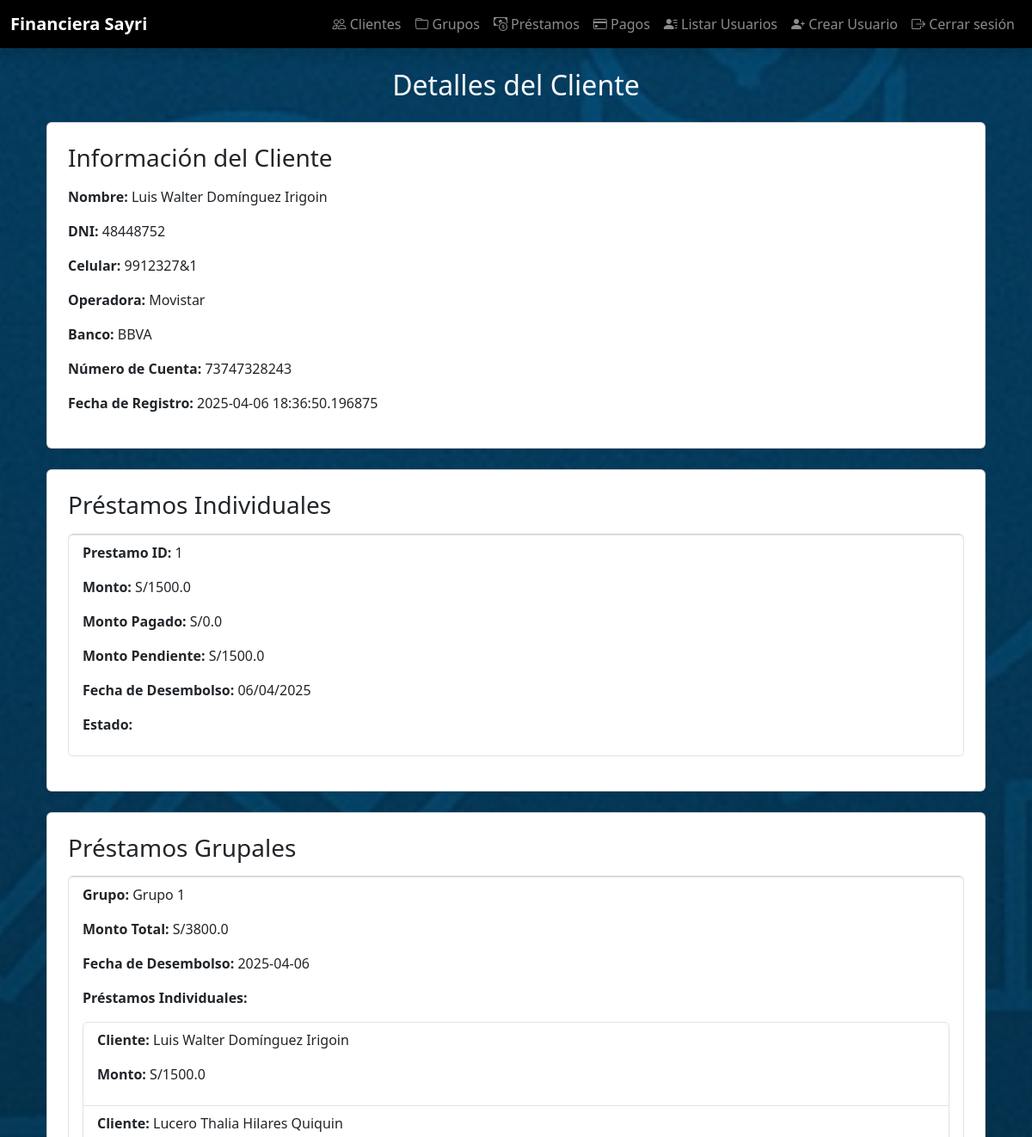
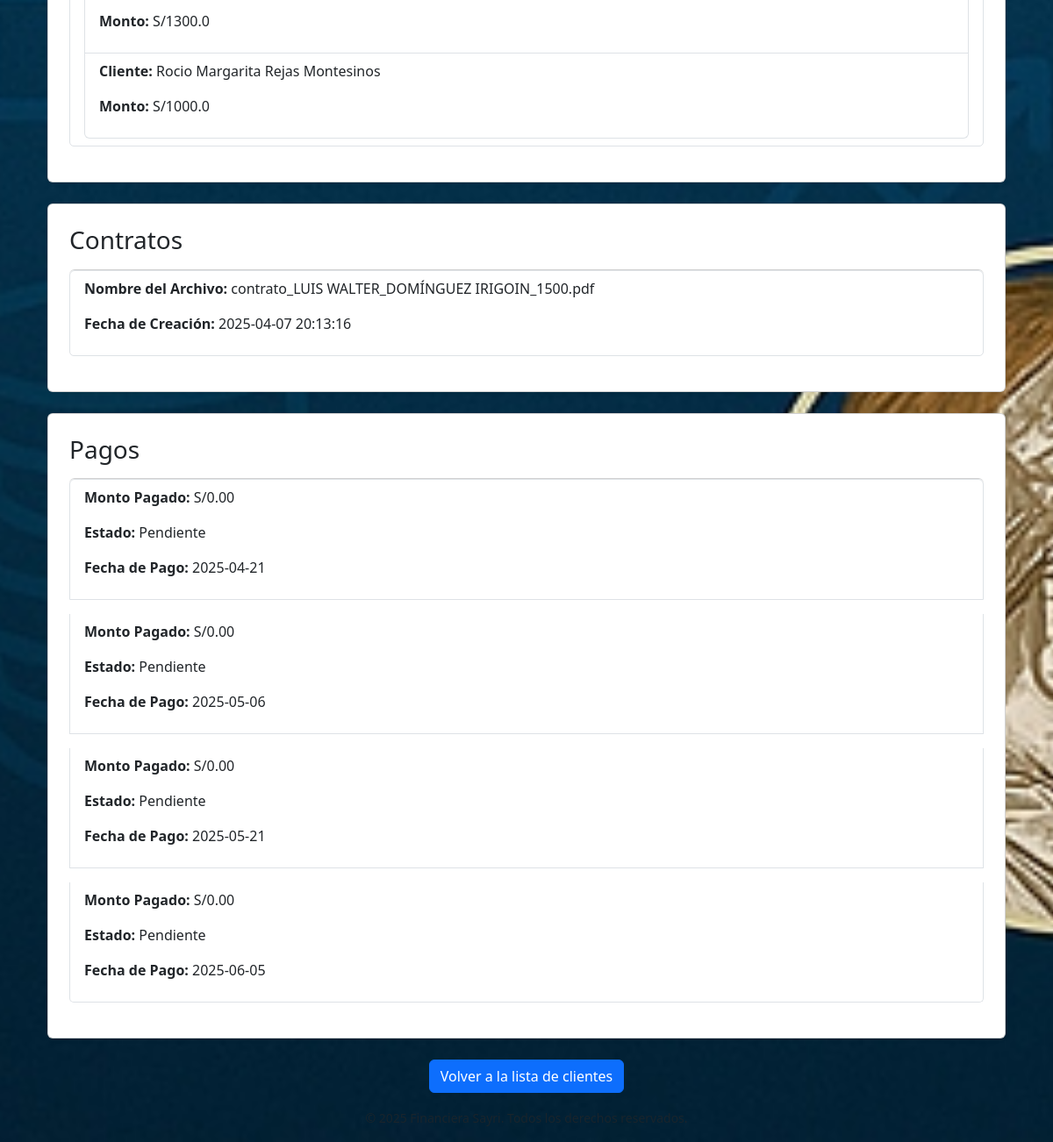
The page /clientes/1 (signed in) on the database its author committed (2 pictures, top to bottom).
### models/cliente.py (models this page shows)
class Cliente(db.Model):
    __tablename__ = 'cliente'
    id = db.Column(db.Integer, primary_key=True)
    nombre = db.Column(db.String(100), nullable=False)
    apellido = db.Column(db.String(100), nullable=False)
    dni = db.Column(db.String(15), unique=True, nullable=False)
    celular = db.Column(db.String(20), nullable=False)
    operadora = db.Column(db.String(50))
    banco = db.Column(db.String(50))
    numero_cuenta = db.Column(db.String(50))
    fecha_registro = db.Column(db.DateTime, default=datetime.utcnow)
    grupo_id = db.Column(db.Integer, db.ForeignKey('grupo.id'), nullable=True)
    prestamos_individuales = db.relationship('PrestamoIndividual', backref='cliente', lazy=True)

### models/prestamo_individual.py (models this page shows)
class PrestamoIndividual(db.Model):
    __tablename__ = 'prestamoindividual'
    id = db.Column(db.Integer, primary_key=True)
    prestamo_grupal_id = db.Column(db.Integer, db.ForeignKey('prestamogrupal.id'), nullable=False)
    cliente_id = db.Column(db.Integer, db.ForeignKey('cliente.id'), nullable=False)
    monto_pagado = db.Column(db.Float, default=0.0)
    monto = db.Column(db.Float, nullable=False)
    pagos = db.relationship('Pago', back_populates='prestamo_individual', cascade='all, delete-orphan', lazy='subquery')  # Considerar 'subquery' si hay muchos pagos
    prestamo_grupal = db.relationship('PrestamoGrupal', back_populates='prestamos_individuales')
    @property
    def monto_pendiente(self):
        if self.monto_pagado is None:
            return self.monto
        return self.monto - self.monto_pagado

### models/prestamo_grupal.py (models this page shows)
class PrestamoGrupal(db.Model):
    __tablename__ = 'prestamogrupal'
    id = db.Column(db.Integer, primary_key=True)
    grupo_id = db.Column(db.Integer, db.ForeignKey('grupo.id'), nullable=False)
    fecha_desembolso = db.Column(db.Date, nullable=False, default=date.today)  # Valor por defecto: hoy
    prestamos_individuales = db.relationship('PrestamoIndividual', back_populates='prestamo_grupal', cascade='all, delete-orphan', lazy='subquery')
    @property
    def monto_total(self):
        return sum(prestamo.monto for prestamo in self.prestamos_individuales) if self.prestamos_individuales else 0.0

### models/grupo.py (models this page shows)
class Grupo(db.Model):
    __tablename__ = 'grupo'
    id = db.Column(db.Integer, primary_key=True)
    nombre = db.Column(db.String(100), nullable=False)
    fecha_creacion = db.Column(db.DateTime, default=datetime.utcnow)
    prestamos_grupales = db.relationship('PrestamoGrupal', backref='grupo', lazy=True)
    clientes = db.relationship('Cliente', backref='grupo', lazy=True)

### models/contrato.py (models this page shows)
class Contrato(db.Model):
    __tablename__ = 'contrato'
    id = db.Column(db.Integer, primary_key=True)
    nombre_archivo = db.Column(db.String(255), nullable=False)
    archivo = db.Column(db.LargeBinary, nullable=False)
    fecha_creacion = db.Column(db.DateTime, default=db.func.current_timestamp())
    cliente_id = db.Column(db.Integer, db.ForeignKey('cliente.id'), nullable=False)
    prestamo_individual_id = db.Column(db.Integer, db.ForeignKey('prestamoindividual.id'), nullable=False)  # Nuevo campo
    cliente = db.relationship('Cliente', backref=db.backref('contratos', lazy=True))
    prestamo_individual = db.relationship('PrestamoIndividual', backref=db.backref('contratos', lazy=True))

### models/pago.py (models this page shows)
class Pago(db.Model):
    __tablename__ = 'pago'
    id = db.Column(db.Integer, primary_key=True)
    cliente_id = db.Column(db.Integer, db.ForeignKey('cliente.id'), nullable=False)
    prestamo_individual_id = db.Column(db.Integer, db.ForeignKey('prestamoindividual.id'), nullable=False)
    monto_pendiente = db.Column(db.Numeric(10, 2), nullable=True)
    monto_pagado = db.Column(db.Numeric(10, 2), nullable=True)
    estado = db.Column(db.String(20), default="Pendiente")
    fecha_pago = db.Column(db.Date, nullable=False)
    cliente = db.relationship('Cliente', backref='pagos')
    prestamo_individual = db.relationship('PrestamoIndividual', back_populates='pagos')

### routes/clientes.py (the view)
@clientes_bp.route('/<int:cliente_id>')
@login_required
def detalle_cliente(cliente_id):
    cliente = Cliente.query.get_or_404(cliente_id)
    prestamos = cliente.prestamos_individuales  # Relación con los préstamos individuales
    contratos = cliente.contratos  # Relación con los contratos
    pagos = cliente.pagos  # Relación con los pagos
    prestamos_grupales = PrestamoGrupal.query.join(PrestamoIndividual).filter(PrestamoIndividual.cliente_id == cliente.id).all()  # Obtener préstamos grupales del cliente
    return render_template('clientes/detalle_cliente.html', cliente=cliente, prestamos=prestamos, contratos=contratos, pagos=pagos, prestamos_grupales=prestamos_grupales)

### app.py (called while the page is built)
def create_app():
    app = Flask(__name__)
    app.config.from_object(Config)
    db.init_app(app)
    Migrate(app, db)
    login_manager = LoginManager()
    login_manager.init_app(app)
    login_manager.login_view = "login.login_view"  # Nombre del blueprint y la ruta de login
    @login_manager.user_loader
    def load_user(user_id):
        return db.session.get(Usuario, int(user_id))  # Asegúrate de que estás obteniendo al usuario de la base de datos
    register_routes(app)
    with app.app_context():
        inicializar_roles()
        crear_admin()  # Crea un usuario admin si no existe
    return app

### templates/clientes/detalle_cliente.html (shortened to what this page needs)
{% extends "base.html" %}
{% block content %}
    <div class="container">
        <h2 class="text-center mb-4">Detalles del Cliente</h2>
        <div class="card p-4 mb-4 shadow-sm">
            <h3 class="mb-3">Información del Cliente</h3>
            <p><strong>Nombre:</strong> {{ cliente.nombre }} {{ cliente.apellido }}</p>
            <p><strong>DNI:</strong> {{ cliente.dni }}</p>
            <p><strong>Celular:</strong> {{ cliente.celular }}</p>
            <p><strong>Operadora:</strong> {{ cliente.operadora }}</p>
            <p><strong>Banco:</strong> {{ cliente.banco }}</p>
            <p><strong>Número de Cuenta:</strong> {{ cliente.numero_cuenta }}</p>
            <p><strong>Fecha de Registro:</strong> {{ cliente.fecha_registro }}</p>
        </div>
        <div class="card p-4 mb-4 shadow-sm">
            <h3 class="mb-3">Préstamos Individuales</h3>
            <ul class="list-group">
                {% for prestamo in prestamos %}
                    <li class="list-group-item mb-3">
                        <p><strong>Prestamo ID:</strong> {{ prestamo.id }}</p>
                        <p><strong>Monto:</strong> S/{{ prestamo.monto }}</p>
                        <p><strong>Monto Pagado:</strong> S/{{ prestamo.monto_pagado }}</p>
                        <p><strong>Monto Pendiente:</strong> S/{{ prestamo.monto_pendiente }}</p>
                        <p><strong>Fecha de Desembolso:</strong> {{ prestamo.prestamo_grupal.fecha_desembolso.strftime('%d/%m/%Y') }}</p>
                        <p><strong>Estado:</strong> {{ prestamo.estado }}</p>
                    </li>
                {% endfor %}
            </ul>
        </div>
        <div class="card p-4 mb-4 shadow-sm">
            <h3 class="mb-3">Préstamos Grupales</h3>
            <ul class="list-group">
                {% for prestamo_grupal in prestamos_grupales %}
                    <li class="list-group-item mb-3">
                        <p><strong>Grupo:</strong> {{ prestamo_grupal.grupo.nombre }}</p>
                        <p><strong>Monto Total:</strong> S/{{ prestamo_grupal.monto_total }}</p>
                        <p><strong>Fecha de Desembolso:</strong> {{ prestamo_grupal.fecha_desembolso }}</p>
                        <p><strong>Préstamos Individuales:</strong></p>
                        <ul class="list-group ml-4">
                            {% for prestamo_individual in prestamo_grupal.prestamos_individuales %}
                                <li class="list-group-item">
                                    <p><strong>Cliente:</strong> {{ prestamo_individual.cliente.nombre }} {{ prestamo_individual.cliente.apellido }}</p>
                                    <p><strong>Monto:</strong> S/{{ prestamo_individual.monto }}</p>
                                </li>
                            {% endfor %}
                        </ul>
                    </li>
                {% endfor %}
            </ul>
        </div>
        <div class="card p-4 mb-4 shadow-sm">
            <h3 class="mb-3">Contratos</h3>
            <ul class="list-group">
                {% for contrato in contratos %}
                    <li class="list-group-item mb-3">
                        <p><strong>Nombre del Archivo:</strong> {{ contrato.nombre_archivo }}</p>
                        <p><strong>Fecha de Creación:</strong> {{ contrato.fecha_creacion }}</p>
                    </li>
                {% endfor %}
            </ul>
        </div>
        <div class="card p-4 mb-4 shadow-sm">
            <h3 class="mb-3">Pagos</h3>
            <ul class="list-group">
                {% for pago in pagos %}
                    <li class="list-group-item mb-3">
                        <p><strong>Monto Pagado:</strong> S/{{ pago.monto_pagado }}</p>
                        <p><strong>Estado:</strong> {{ pago.estado }}</p>
                        <p><strong>Fecha de Pago:</strong> {{ pago.fecha_pago }}</p>
                    </li>
                {% endfor %}
            </ul>
        </div>
        <div class="text-center">
            <a href="{{ url_for('clientes.lista_clientes') }}" class="btn btn-primary">Volver a la lista de clientes</a>
        </div>
    </div>
{% endblock %}

### static/styles.css (style rules this page uses)
body { background: url('/static/images/fondo.jpg') no-repeat center center fixed; background-size: cover; color: white; }

### rows shown on the page
Cliente: nombre "Luis Walter", apellido "Domínguez Irigoin", dni "48448752", celular "9912327&1", operadora "Movistar", banco "BBVA", numero_cuenta "73747328243", fecha_registro "2025-04-06 18:36:50.196875"
PrestamoIndividual: id "1", monto "1500.0", monto_pagado "0.0", monto_pendiente "1500.0", prestamo_grupal.fecha_desembolso "06/04/2025", cliente.nombre "Luis Walter", cliente.apellido "Domínguez Irigoin"
PrestamoGrupal: grupo.nombre "Grupo 1", monto_total "3800.0", fecha_desembolso "2025-04-06"
PrestamoIndividual: cliente.nombre "Lucero Thalia", cliente.apellido "Hilares Quiquin", monto "1300.0"
PrestamoIndividual: cliente.nombre "Rocio Margarita", cliente.apellido "Rejas Montesinos", monto "1000.0"
Contrato: nombre_archivo "contrato_LUIS WALTER_DOMÍNGUEZ IRIGOIN_1500.pdf", fecha_creacion "2025-04-07 20:13:16"
Pago: monto_pagado "0.00", estado "Pendiente", fecha_pago "2025-04-21"
Pago: monto_pagado "0.00", estado "Pendiente", fecha_pago "2025-05-06"
Pago: monto_pagado "0.00", estado "Pendiente", fecha_pago "2025-05-21"
Pago: monto_pagado "0.00", estado "Pendiente", fecha_pago "2025-06-05"
